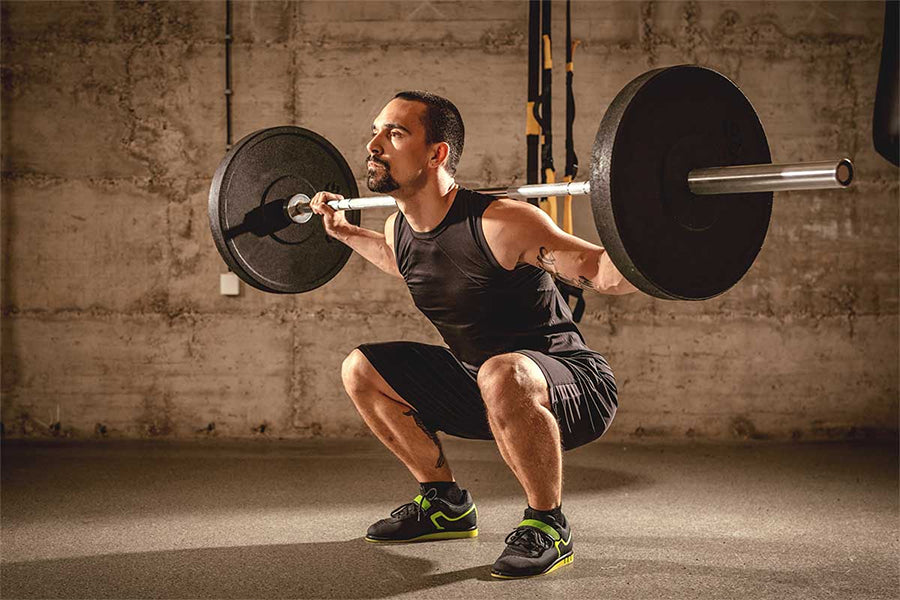
#> input picture data/squat/11.jpg, 900 x 600 px; its folder holds 4 pictures in this run
$ python remove_duplicates.py
#> lines starting #> are read from the running program, lines starting #| are printed output that depends on the picture
import os
import cv2
import numpy as np
from pathlib import Path
from collections import defaultdict
from tqdm import tqdm
import imagehash
from PIL import Image

def dhash(image, hash_size=8):
    """Compute the difference hash (dHash) of an image."""
    resized = cv2.resize(image, (hash_size + 1, hash_size))
    diff = resized[:, 1:] > resized[:, :-1]
    return sum([2 ** i for (i, v) in enumerate(diff.flatten()) if v])

def find_duplicate_images(directory, threshold=5):
    """Find and remove duplicate images in a given directory."""
#> called with directory = 'data/squat', threshold = 5
    image_hashes = defaultdict(list)
    files = list(Path(directory).glob("*.jpg")) + \
            list(Path(directory).glob("*.png")) + \
            list(Path(directory).glob("*.jpeg"))

    # Compute hashes
    for file in tqdm(files, desc="Scanning images"):
        try:
            image = cv2.imread(str(file), cv2.IMREAD_GRAYSCALE)
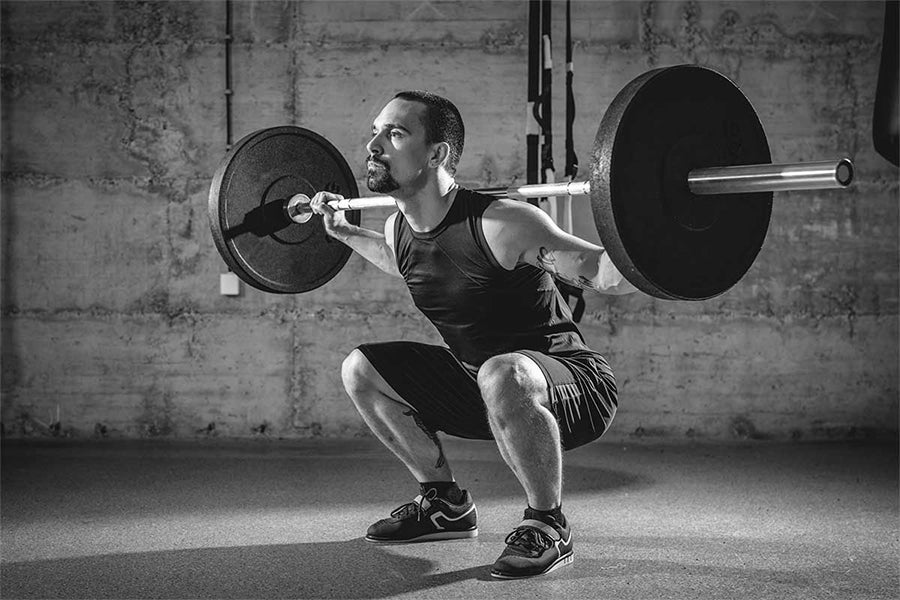
#> image: shape (600, 900); min 0, max 255, mean 88.5
            if image is None:
                continue
            hash_value = dhash(image)
#> hash_value = 12193234547124004647
            image_hashes[hash_value].append(file)
        except Exception as e:
            print(f"Error processing {file}: {e}")
#> pass 2 of the loop in find_duplicate_images, `for file in tqdm(files, desc="Scanning images"):`:
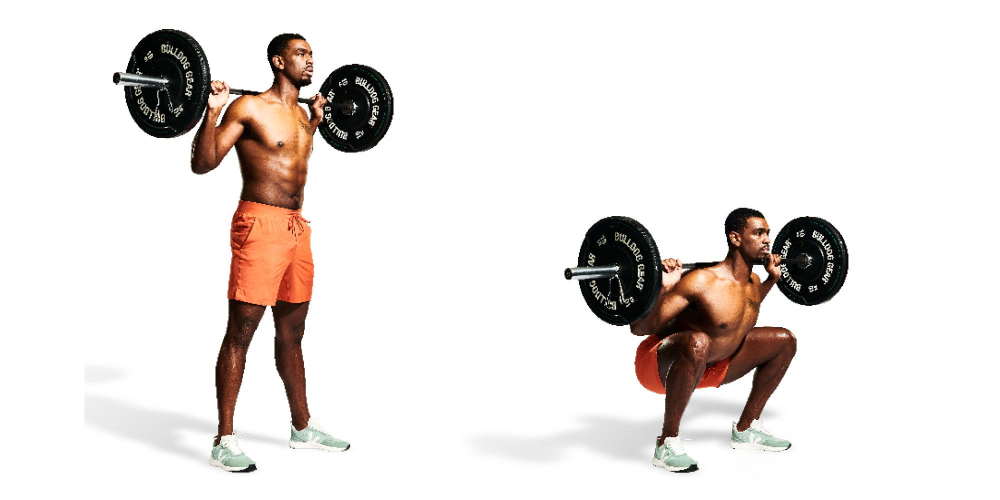
#> input picture data/squat/121.jpg, 2000 x 1000 px (shown at 1/2 size)
#> in find_duplicate_images, `image = cv2.imread(str(file), cv2.IMREAD_GRAYSCALE)`:
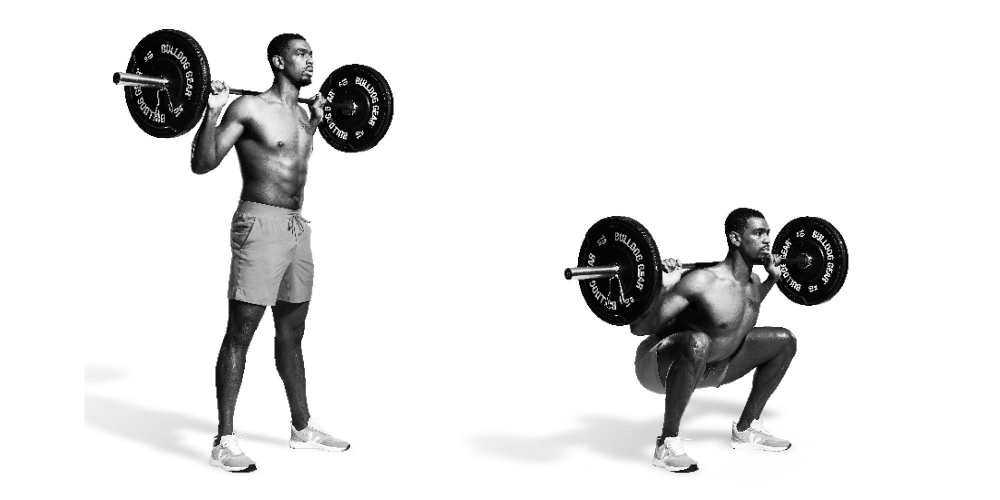
#> image: shape (1000, 2000) (shown at 1/2 size); min 0, max 255, mean 227
#> hash_value = 18089870279052802
#> pass 3 of the loop in find_duplicate_images, `for file in tqdm(files, desc="Scanning images"):`:
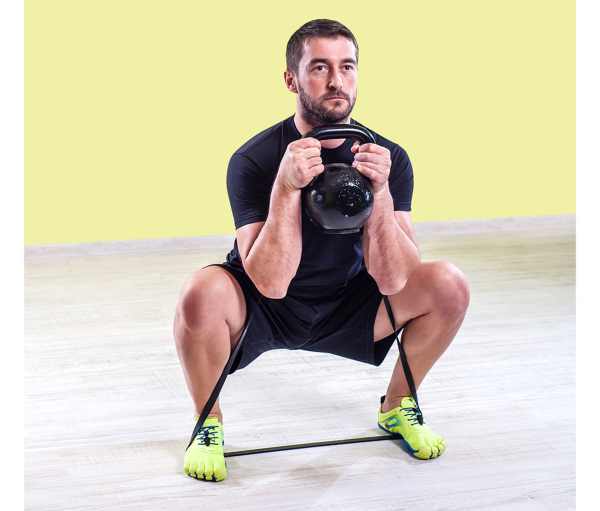
#> input picture data/squat/122.jpg, 1200 x 1022 px (shown at 1/2 size)
#> in find_duplicate_images, `image = cv2.imread(str(file), cv2.IMREAD_GRAYSCALE)`:
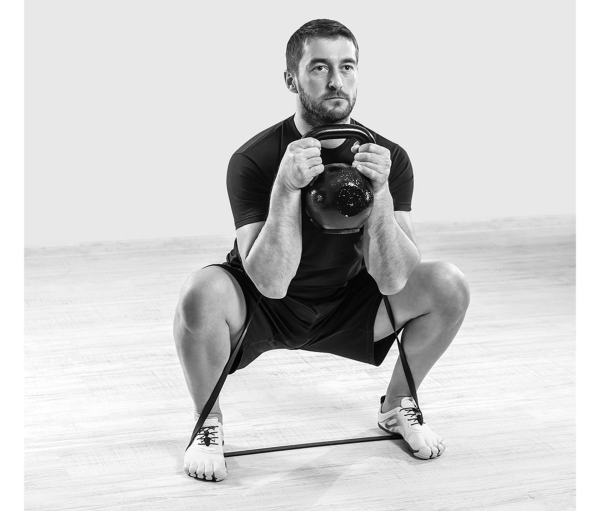
#> image: shape (1022, 1200) (shown at 1/2 size); min 0, max 255, mean 206.2
#> hash_value = 4315970580037242896
#> the loop made 4 passes; the first 3 are shown

    # Identify duplicates
    duplicates = []
#> duplicates = []
    for hash_val, paths in image_hashes.items():
        if len(paths) > 1:
            duplicates.extend(paths[1:])  # Keep the first one, delete others

    # Remove duplicate images
    for duplicate in tqdm(duplicates, desc="Removing duplicates"):
        try:
            os.remove(duplicate)
            print(f"Deleted: {duplicate}")
        except Exception as e:
            print(f"Error deleting {duplicate}: {e}")
#> this loop made 0 passes

if __name__ == "__main__":
    directory = "data/squat"
    find_duplicate_images(directory)
